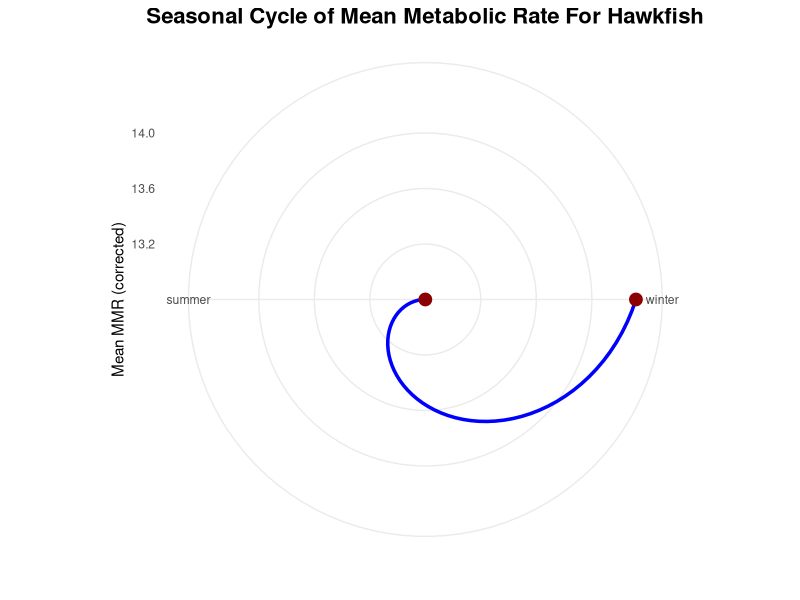
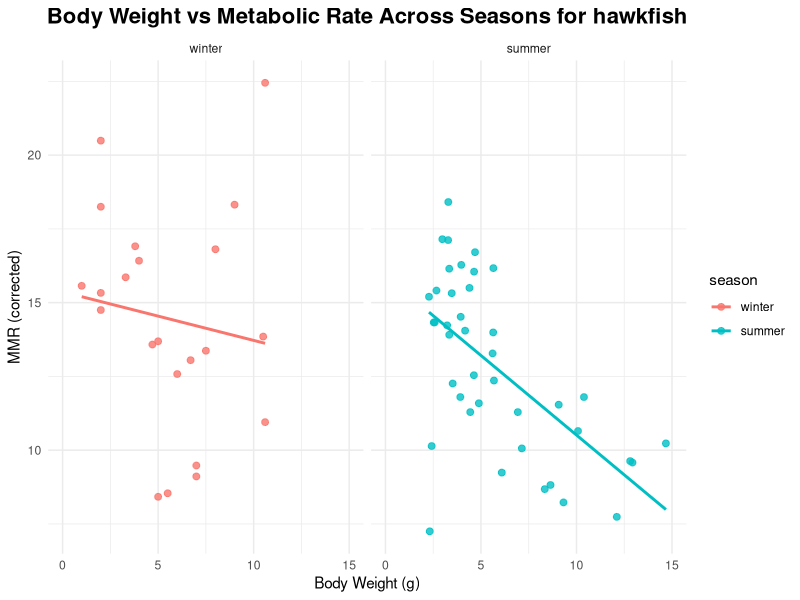
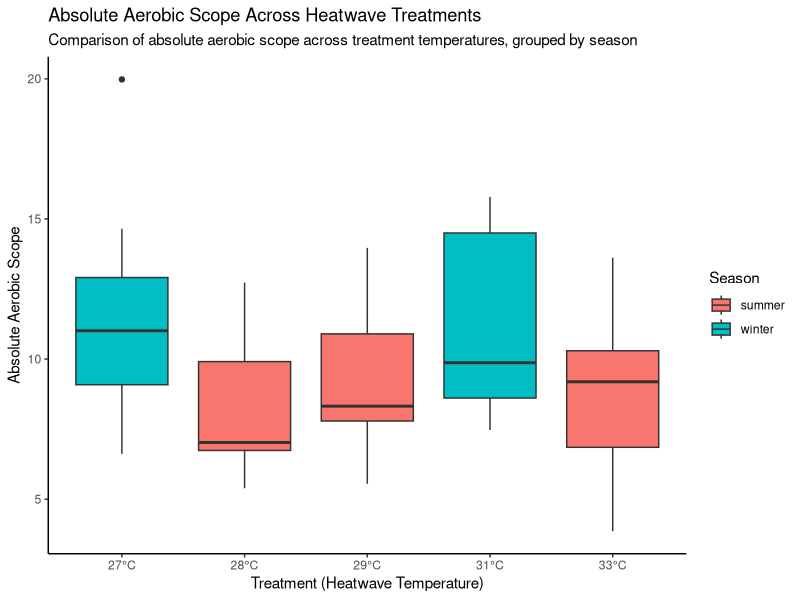
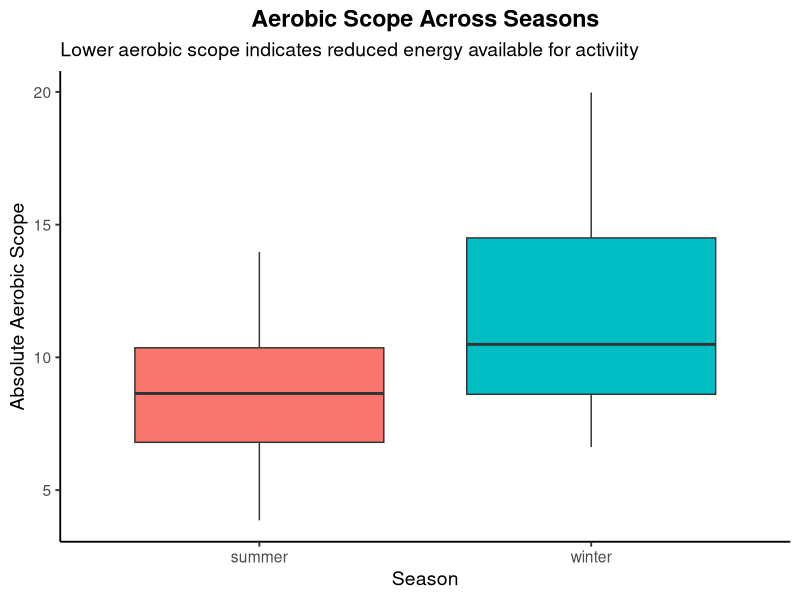
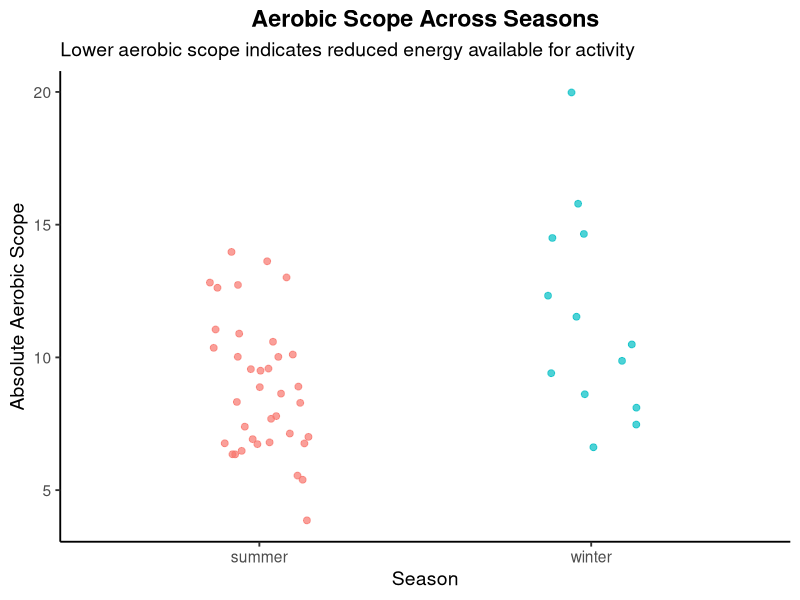
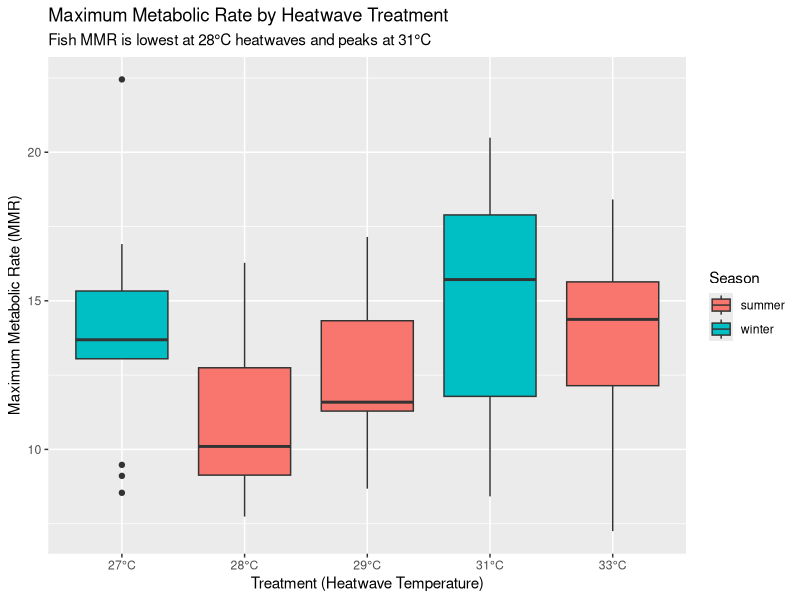
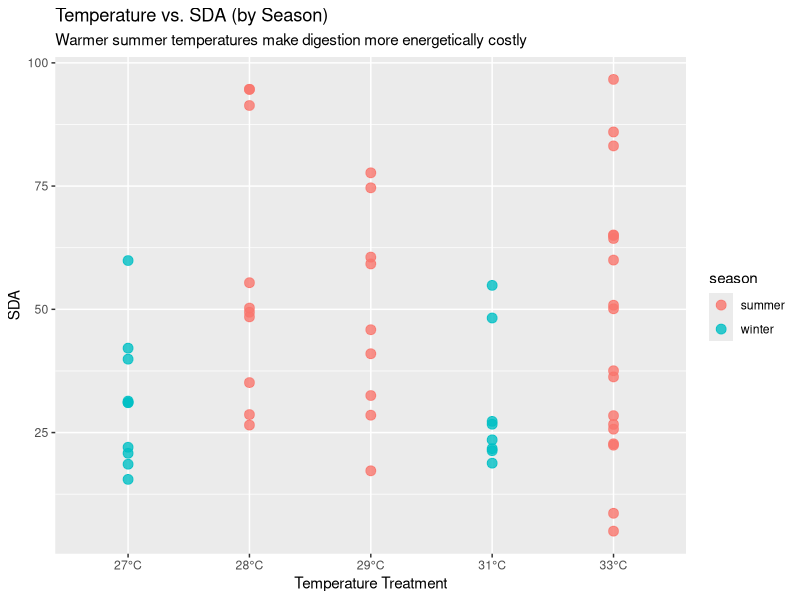
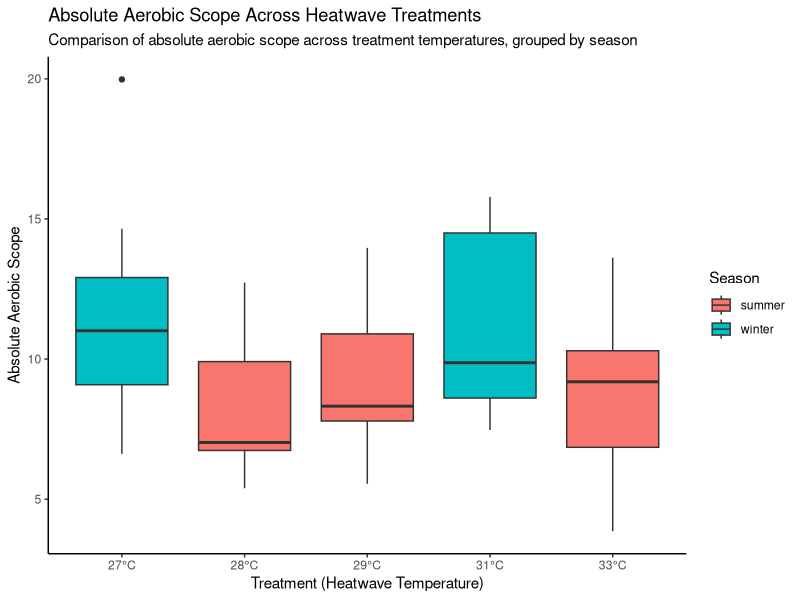

Write R code to recreate these figures, in order.
## ---- chunk 1
library(tidyverse)
library(broom)
library(viridisLite)
library(ggplot2)
## ---- chunk 2
heatwaves_coral_fish <- read_csv("../data/VanWert_etal_2023_hawkfish.csv")
glimpse(heatwaves_coral_fish)
## ---- chunk 3
heatwaves_coral_fish_clean <- heatwaves_coral_fish |>
  rename(wet_mass = bw_g,
         total_length = tl_cm,
         standard_length = sl_cm,
         max_metabolic_rate = mmr_corrected,
         standard_metabolic_rate = smr_low10_all,
         absolute_aerobic_scope = aas_corrected,
         factorial_aerobic_scope = fas,
         SDA_coeff = sda_coeff,
         temp_of_arrhythmia = tarr,
         peak_max_heart_rate = fhmax_peak,
         temp_at_max_heart_rate = tpeak)
## ---- chunk 4

heatwave_vs_mmr <- heatwaves_coral_fish_clean |>
  filter(treatment_new != "wild") |>
  ggplot(aes(x = treatment_new, y = max_metabolic_rate, fill = season)) +
  geom_boxplot() +
  scale_x_discrete(labels = function(x) paste0(x, "°C")) +
  labs(
    title = "Maximum Metabolic Rate by Heatwave Treatment",
    subtitle = "Fish MMR is lowest at 28°C heatwaves and peaks at 31°C",
    x = "Treatment (Heatwave Temperature)",
    y = "Maximum Metabolic Rate (MMR)",
    fill = "Season"
  )

# Save the plot
ggsave("fig_mmr_vs_heatwave_boxplot.png", heatwave_vs_mmr, width = 7, height = 5)

## ---- chunk 5

temp_energy_season <- heatwaves_coral_fish_clean |>
  filter(treatment_new != "wild") |>
  ggplot(aes(x = treatment_new, y = SDA_integrated, color = season)) +
  geom_point(alpha = 0.8, size = 3) +
  scale_x_discrete(labels = function(x) ifelse(x == "wild", "wild", paste0(x, "°C"))) +
  labs(
    title = "Temperature vs. SDA (by Season)",
    subtitle = "Warmer summer temperatures make digestion more energetically costly",
    x = "Temperature Treatment",
    y = "SDA"
  )

# Save the plot
ggsave("fig_temp_energy_season_scatterplot.png", temp_energy_season, width = 7, height = 5)
## ---- chunk 6

df <- read.csv("../data/VanWert_etal_2023_hawkfish.csv")
df$season <- factor(df$season, 
                    levels = c("winter", "spring", "summer", "fall"))


season_means <- df |>
  group_by(season) |>
  summarise(mean_mmr = mean(mmr_corrected, na.rm = TRUE))


ggplot(season_means, aes(x = season, y = mean_mmr, group = 1)) +
  geom_line(size = 1.2, color = "blue") +
  geom_point(size = 4, color = "darkred") +
  coord_polar() +
  theme_minimal() +
  labs(
    title = "Seasonal Cycle of Mean Metabolic Rate For Hawkfish",
    x = "",
    y = "Mean MMR (corrected)"
  ) +
  theme(
    plot.title = element_text(size = 16, face = "bold", hjust = 0.5)
   
  )


## ---- chunk 7

df <- read.csv("../data/VanWert_etal_2023_hawkfish.csv")

df$season <- factor(df$season, 
                    levels = c("winter", "spring", "summer", "fall"))

ggplot(df, aes(x = bw_g, y = mmr_corrected, color = season)) +
  geom_point(alpha = 0.8, size = 2) +
  geom_smooth(method = "lm", se = FALSE) +
  facet_wrap(~ season, nrow = 1) +
  xlim(0,15)+
  theme_minimal() +
  labs(
    title = "Body Weight vs Metabolic Rate Across Seasons for hawkfish",
    x = "Body Weight (g)",
    y = "MMR (corrected)"
  ) +
  theme(
    plot.title = element_text(size = 16, face = "bold", hjust = 0.5)

  )

## ---- chunk 8

aerobic_scope_treatment <- heatwaves_coral_fish_clean |>
  filter(treatment_new != "wild") |>
  mutate(treatment_new = factor(treatment_new,
                                levels = c("27", "28", "29", "31", "33"))) |>
  ggplot(aes(x = treatment_new,
             y = absolute_aerobic_scope,
             fill = season)) +
  geom_boxplot(position = position_dodge(width = 0.8)) +
  scale_x_discrete(labels = function(x) paste0(x, "°C")) +
  labs(
    title = "Absolute Aerobic Scope Across Heatwave Treatments",
    subtitle = "Comparison of absolute aerobic scope across treatment temperatures, grouped by season",
    x = "Treatment (Heatwave Temperature)",
    y = "Absolute Aerobic Scope",
    fill = "Season"
  ) +
  theme_classic()

aerobic_scope_treatment
# Save the plot
ggsave("fig_aerobic_vs_heatwave_boxplot.png", aerobic_scope_treatment, width = 7, height = 5)

## ---- chunk 9
heatwaves_coral_fish_clean |>
  ggplot(aes(x = season, y = absolute_aerobic_scope, fill = season)) +
  geom_boxplot() +
  labs(
    title = "Aerobic Scope Across Seasons",
    subtitle = "Lower aerobic scope indicates reduced energy available for activiity",
    x = "Season",
    y = "Absolute Aerobic Scope"
  ) +
  theme_classic(base_size = 14) +
  theme(
    legend.position = "none",
    plot.title = element_text(face = "bold", hjust = 0.5)
  )

heatwaves_coral_fish_clean |>
  ggplot(aes(x = season, y = absolute_aerobic_scope, color = season)) +
  geom_jitter(width = 0.15, size = 2, alpha = 0.7) +
  labs(
    title = "Aerobic Scope Across Seasons",
    subtitle = "Lower aerobic scope indicates reduced energy available for activity",
    x = "Season",
    y = "Absolute Aerobic Scope"
  ) +
  theme_classic(base_size = 14) +
  theme(
    legend.position = "none",
    plot.title = element_text(face = "bold", hjust = 0.5)
  )
## ---- chunk 10

## ---- chunk 11
